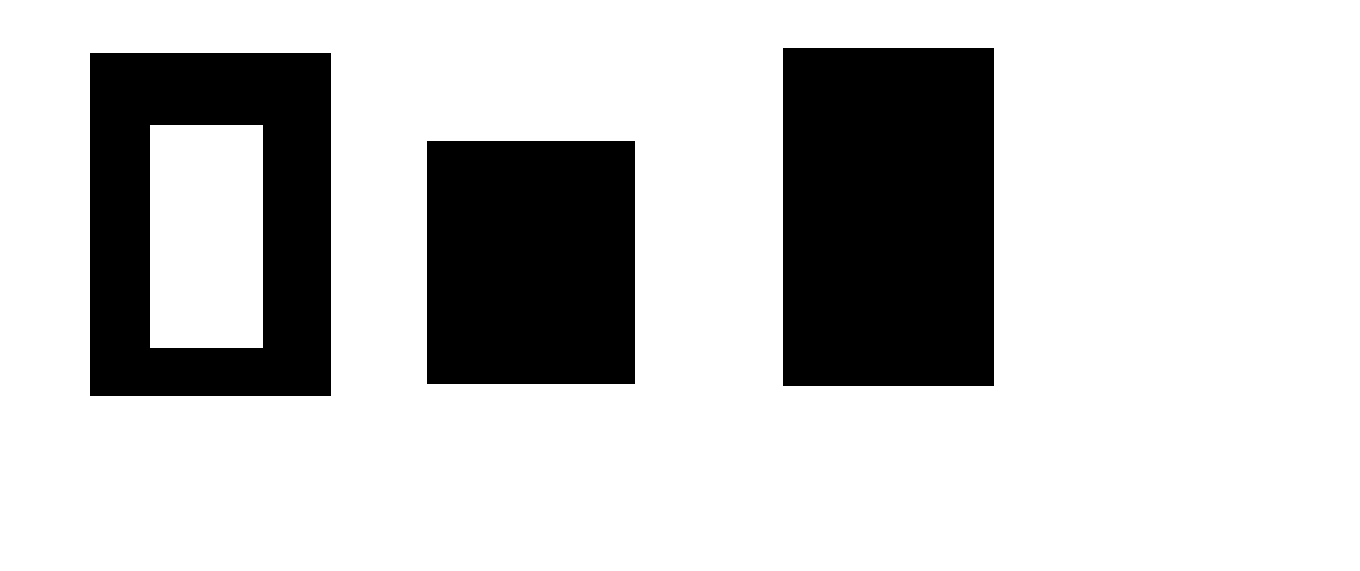
#> input picture Hole.png, 1360 x 571 px, found by its file name
$ jupyter execute Contours_intro.ipynb   (older library calls are emulated)
#> lines starting #> are read from the running program, lines starting #| are printed output that depends on the picture; after the words box and inside, x2 and y2 are one past the last pixel; in counts of white or black regions, pixels touching at a corner belong together
[cell 1]
import cv2
import numpy as np

image = cv2.imread("C:\\Users\\ishan\PycharmProjects\\Python_Project\\Mastering computer Vision\\Image Segementation\\Hole.png")
#> image is the input picture: shape (571, 1360, 3); 76.9% white; 3 black regions, box (x1, y1, x2, y2) and area: (783, 48, 994, 386) 71318, (90, 53, 331, 396) 57464, (427, 141, 635, 384) 50544
cv2.imshow("Squares", image)
cv2.waitKey(0)

gray = cv2.cvtColor(image,cv2.COLOR_BGR2GRAY)

edged = cv2.Canny(gray,30,200)
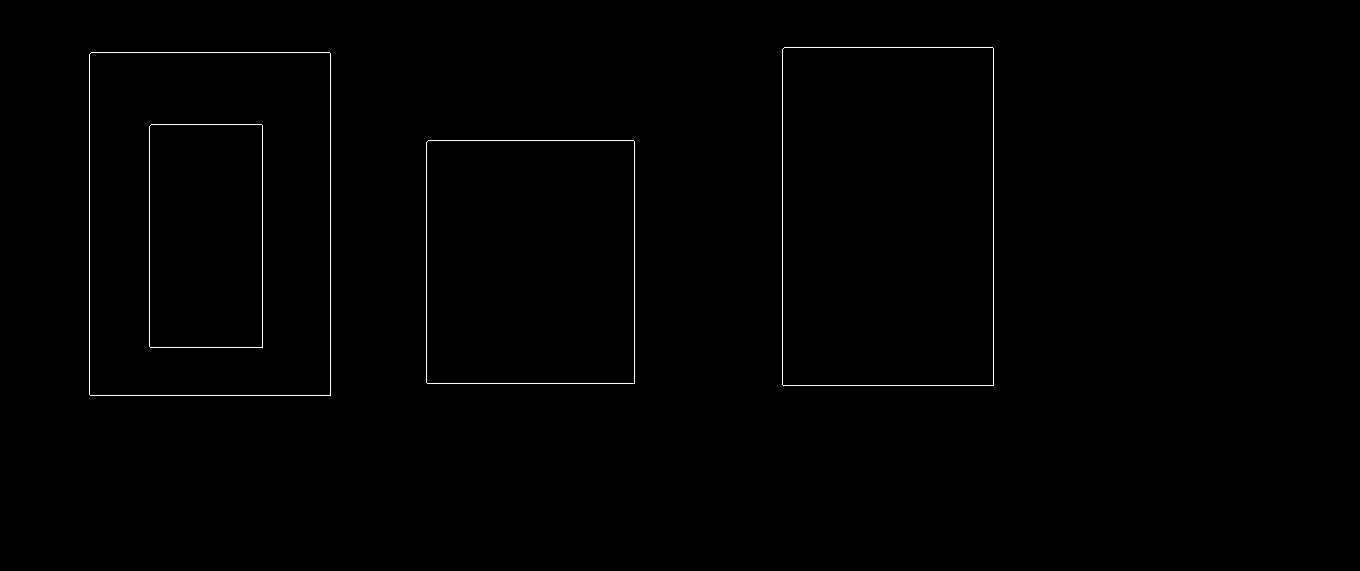
#> edged: shape (571, 1360); 0.49% white in thin lines or dots, all inside (x1, y1, x2, y2) = (89, 47, 994, 396)
cv2.imshow("Canny Edged", edged)
cv2.waitKey(0)

(_, contours, hierarchy) = cv2.findContours(edged, cv2.RETR_LIST, cv2.CHAIN_APPROX_SIMPLE) # in python 3 findConoturs return 3 parameters
#> contours = 8 contours; box (x1, y1, x2, y2) and area: (89, 52, 331, 396) 82660, (89, 52, 331, 396) 82660, (782, 47, 994, 386) 71315, (782, 47, 994, 386) 71314, (426, 140, 635, 384) 50541, (426, 140, 635, 384) 50540, (149, 124, 263, 348) 25196, (149, 124, 263, 348) 25196
cv2.imshow("Canny Edges after Contouring", edged) #SIMPLE stores only boundary points but NONE stores all the points
cv2.waitKey(0)

print("Number of Contours Found: "+ str(len(contours)))
#| Number of Contours Found: 8

cv2.drawContours(image, contours, -1, (0, 255, 0), 3)
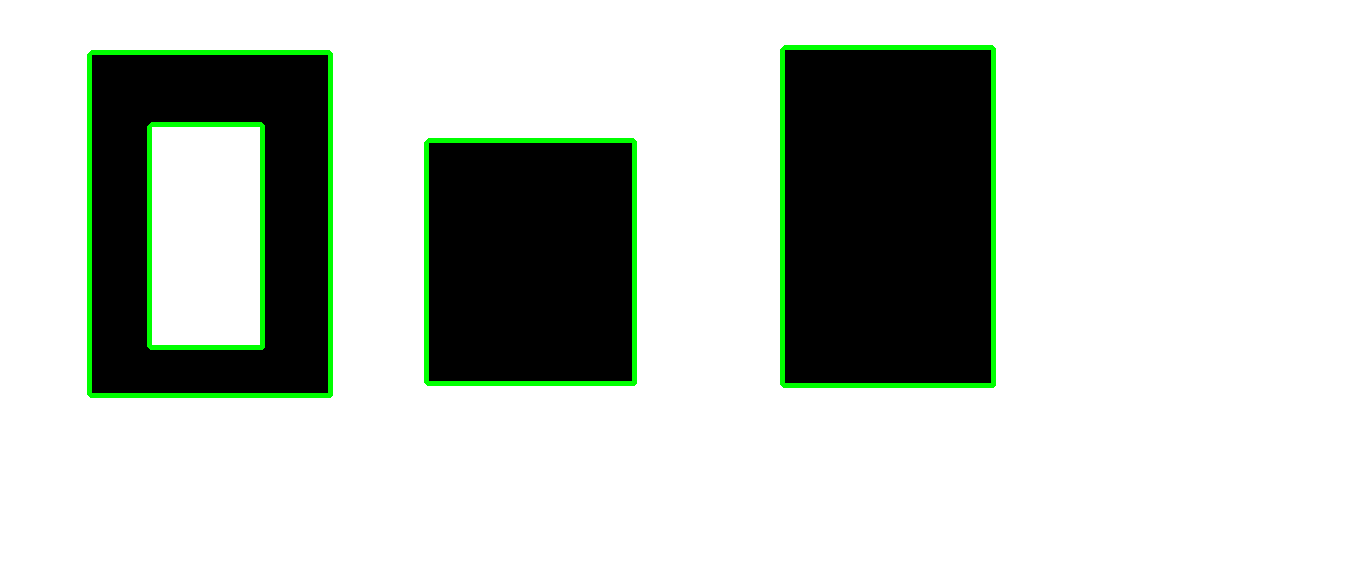
#> image: shape (571, 1360, 3); 2.46% of pixels changed, all inside (x1, y1, x2, y2) = (87, 45, 996, 398)

cv2.imshow("Contours", image)
cv2.waitKey(0)
cv2.destroyAllWindows()

$ run again, with 5Shapes.png copied over Hole.png
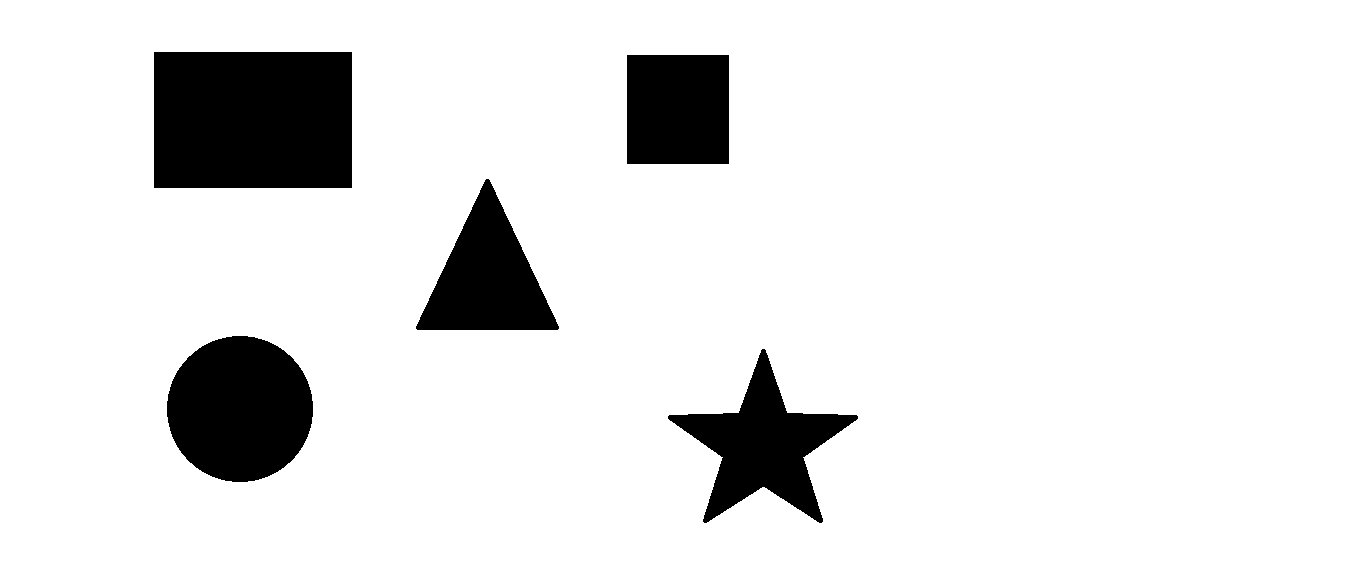
#> input picture 5Shapes.png, 1360 x 571 px, found by its file name
#> image is the input picture: shape (571, 1360, 3); 89.9% white; 5 black regions, box (x1, y1, x2, y2) and area: (154, 52, 352, 188) 26928, (167, 336, 313, 482) 16727, (668, 349, 858, 523) 12420, (416, 179, 559, 330) 11252, (627, 55, 729, 164) 11118
#> `edged = cv2.Canny(gray,30,200)`:
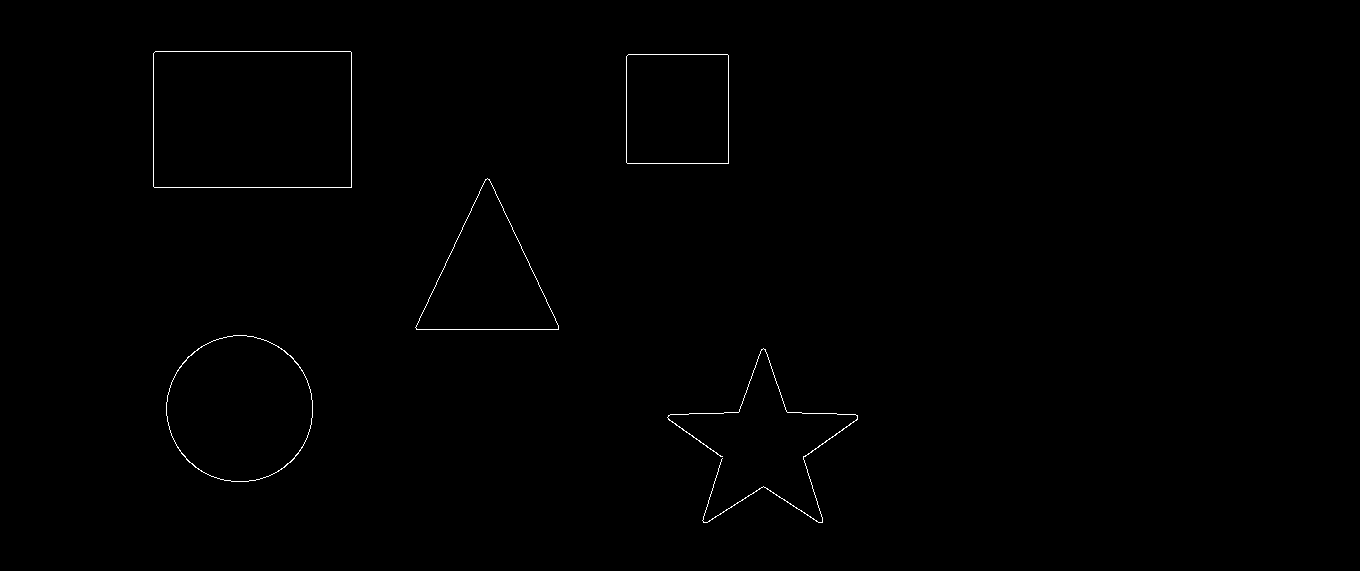
#> edged: shape (571, 1360); 0.35% white in thin lines or dots, all inside (x1, y1, x2, y2) = (153, 51, 858, 523)
#> contours = 9 contours; largest, box (x1, y1, x2, y2) and area: (153, 51, 352, 188) 26925, (153, 51, 352, 188) 26924, (166, 335, 313, 482) 16754, (166, 335, 313, 482) 16692, (415, 178, 559, 330) 11180
#| Number of Contours Found: 9
#> `cv2.drawContours(image, contours, -1, (0, 255, 0), 3)`:
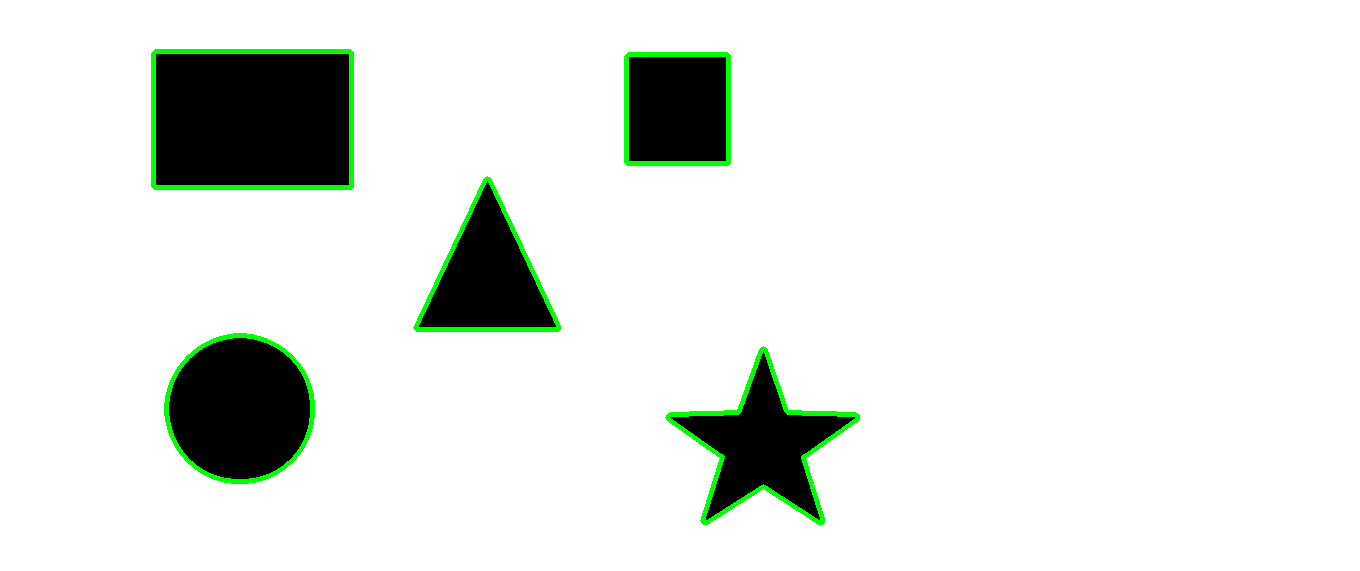
#> image: shape (571, 1360, 3); 1.67% of pixels changed, all inside (x1, y1, x2, y2) = (151, 49, 860, 525)

$ run again, with Black Squares.png copied over Hole.png
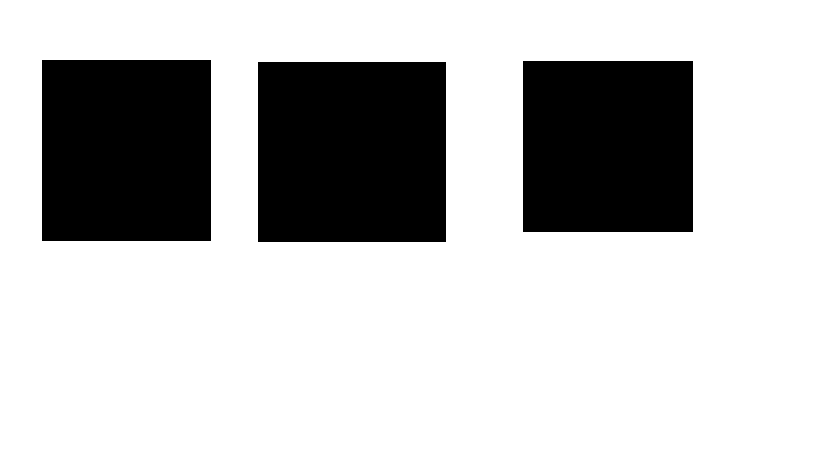
#> input picture Black Squares.png, 819 x 460 px, found by its file name
#> image is the input picture: shape (460, 819, 3); 75.2% white; 3 black regions, box (x1, y1, x2, y2) and area: (258, 62, 446, 242) 33840, (42, 60, 211, 241) 30589, (523, 61, 693, 232) 29070
#> `edged = cv2.Canny(gray,30,200)`:
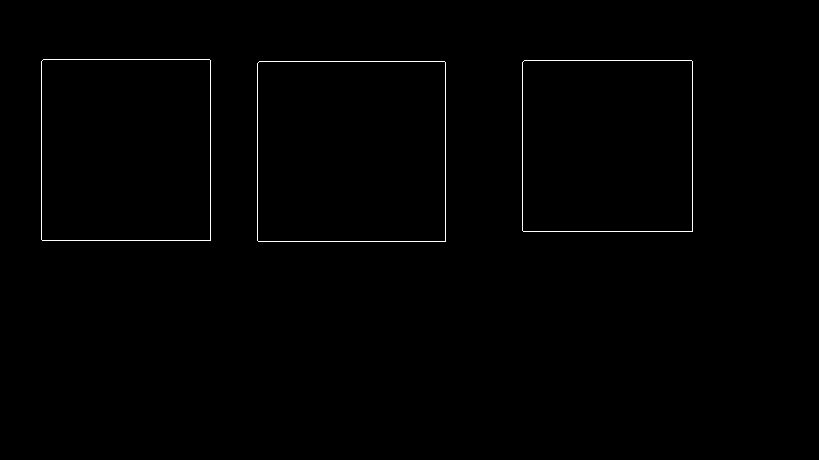
#> edged: shape (460, 819); 0.56% white in thin lines or dots, all inside (x1, y1, x2, y2) = (41, 59, 693, 242)
#> contours = 6 contours; box (x1, y1, x2, y2) and area: (257, 61, 446, 242) 33837, (257, 61, 446, 242) 33836, (41, 59, 211, 241) 30586, (41, 59, 211, 241) 30586, (522, 60, 693, 232) 29067, (522, 60, 693, 232) 29066
#| Number of Contours Found: 6
#> `cv2.drawContours(image, contours, -1, (0, 255, 0), 3)`:
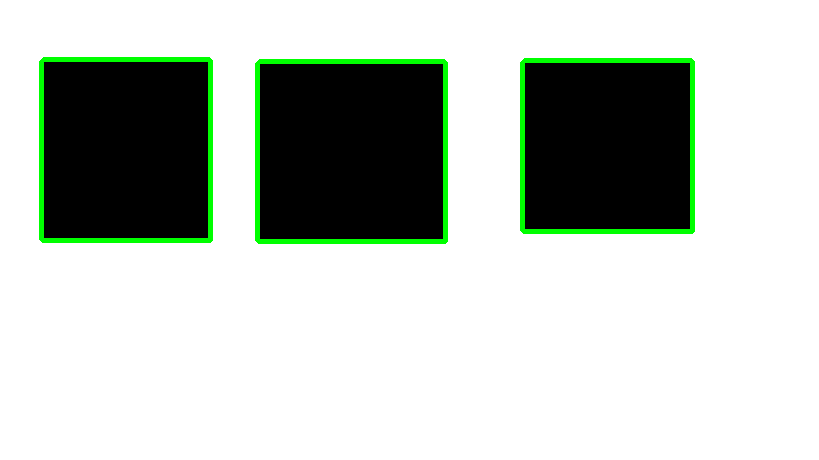
#> image: shape (460, 819, 3); 2.79% of pixels changed, all inside (x1, y1, x2, y2) = (39, 57, 695, 244)
